Frame 1 (no input): blank canvas, image omitted
Frame 60 (no input): blank canvas, image omitted
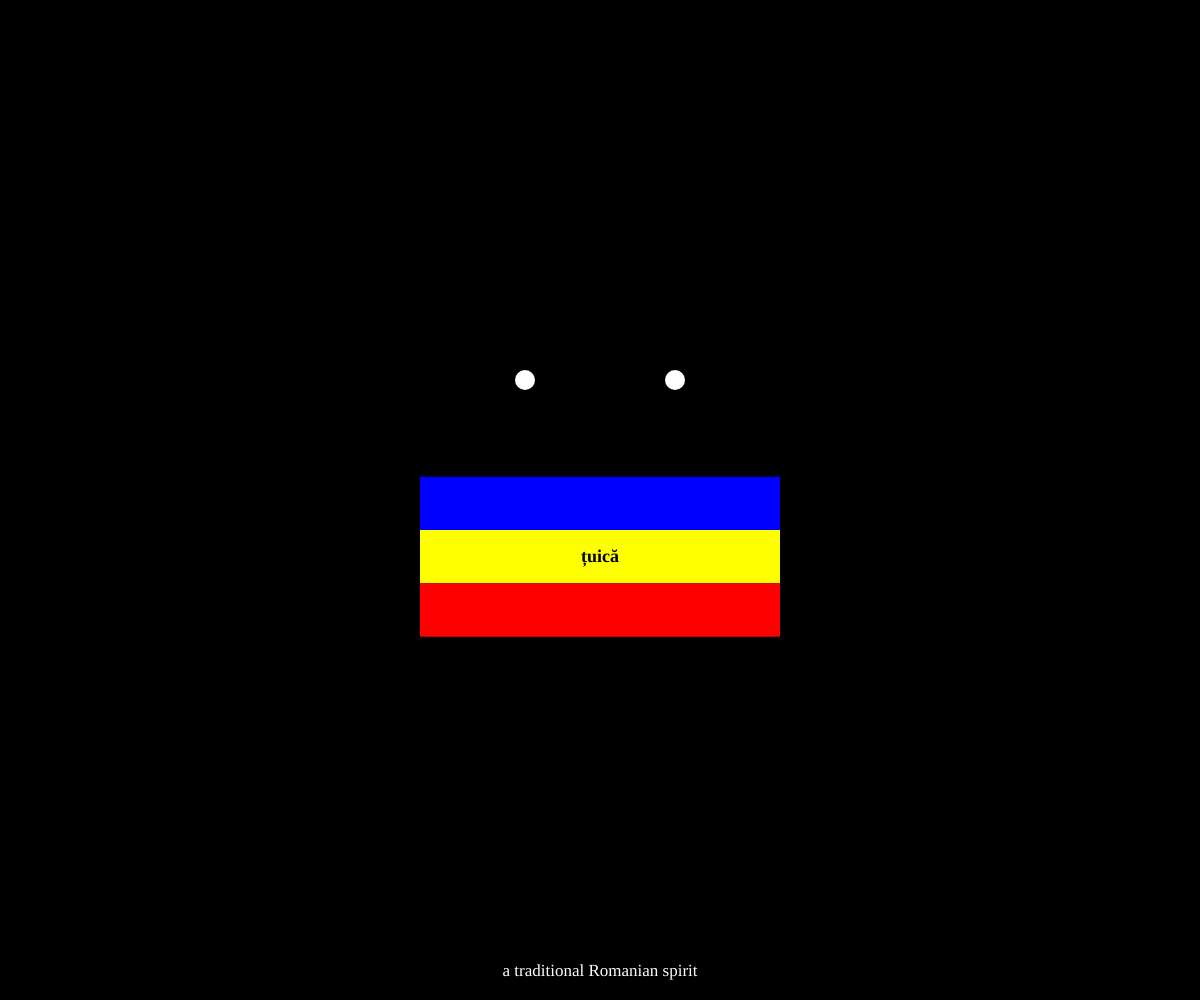
Frame 120 (the mouse pressed at the canvas centre since frame 60)

The p5.js sketch whose frames 1 and 60 were blank and that drew this single picture after the mouse press (run headless with seeded random() and noise() and a simulated clock; from frame 60 on, the mouse is pressed at the canvas centre):

// p5.js sketch
// ── sketch.js
var eyeSize = 20;
var eyeY = -120;
var eyeDistance = 150;

var flagW = 360;
var flagH = 160;

var mouthW = 120;


var myFont;
var words = [ "sarmarle",
              "țuică",
              "ghiolban", 
              "soare",
              "cărămidă",
              "frumos",
              "ce faci?",
              "noroc",
              "no, bine!",
              "da",
              "crăciun fericit!"
            ];

var words2 = [ "stuffed cabbage rolls",
              "a traditional Romanian spirit",
              "(Transylvanian slang) a dumb, mean and ignorant person", 
              "sun",
              "brick",
              "beautiful",
              "how are you?",
              "cheers/good luck",
              "OK/fine/well",
              "yes",
              "merry christmas!"
            ];

var index = 0; 




function setup() {
  createCanvas(windowWidth, windowHeight);
  textFont('Inconsolata');
}

function draw() {
  background(0);
  textAlign(CENTER);

  //EYES
  noStroke();
  fill(255);
  ellipse(width/2 - eyeDistance/2, height/2 + eyeY, eyeSize, eyeSize);
  ellipse(width/2 + eyeDistance/2, height/2 + eyeY, eyeSize, eyeSize);
  
  
  if (mouseIsPressed) {
    //MOUTH FLAG
    rectMode(CENTER);
    // rect(width/2, height/2 + flagH*2/3, flagW, flagH);
    noStroke();
    fill(255,255,0);
    rect(width/2, height*0.45 + flagH*2/3, flagW, flagH/3);
    fill(0,0,255);
    rect(width/2, height*0.45 + flagH/3, flagW, flagH/3);
    fill(255,0,0);
    rect(width/2, height*0.45 + flagH, flagW, flagH/3);

    //ROMANIAN WORDS
    fill(0);
    textSize(18); 
    textStyle(BOLD);
    text(words[index], width/2, height*0.45 + flagH*2/3 + 5);

    //ENGLISH TRANSLATION
    fill(255)
    textSize(17); 
    textStyle(NORMAL);
    text(words2[index], width/2, height - 24);
  }
  else {
    //MOUTH CLOSE
    noFill();
    stroke(255);
    line(width/2 - mouthW/2, height*0.45 + flagH*2/3, width/2 + mouthW/2, height*0.45 + flagH*2/3);
  }
}

function mousePressed() {
  index = index + 1;
  
  if (index == words.length) {
    index = 0;
  }
}



// how to change the "and" into "or"?
// how add flashing eyes? hint: use random function.
// how to change the code to check if the mouse is around the eyes?
